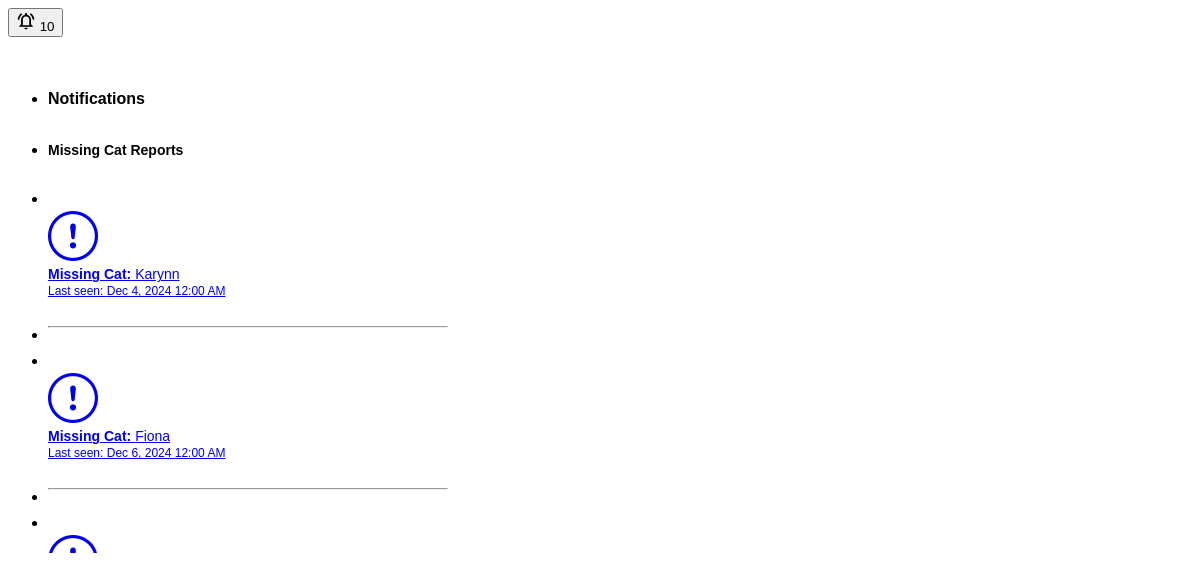
The app's page /2_User/UserFeatures/7_notifications.php with its own data.
### tables this page shows
CREATE TABLE `lost_reports` (
  `id` int(11) NOT NULL,
  `user_id` int(11) NOT NULL,
  `cat_name` varchar(255) NOT NULL,
  `breed` varchar(255) NOT NULL,
  `gender` enum('male','female','unknown') NOT NULL,
  `age` int(11) NOT NULL,
  `color` varchar(255) NOT NULL,
  `description` text NOT NULL,
  `last_seen_date` date NOT NULL,
  `last_seen_time` time DEFAULT NULL,
  `owner_name` varchar(255) NOT NULL,
  `phone_number` varchar(20) NOT NULL,
  `created_at` timestamp NOT NULL DEFAULT current_timestamp(),
  `last_seen_location` varchar(255) NOT NULL,
  `status` varchar(20) DEFAULT 'missing',
  `found_date` date DEFAULT NULL,
  `edited_at` timestamp NULL DEFAULT NULL
);

### 2_User/UserBackend/db.php (called while the page is built, shortened)
<?php
class Database {
    private $host = "localhost";
    private $username = "root";
    private $password = "";
    private $database = "purrsafe_db";
    protected $conn;
    public function __construct() {
        try {
            $this->conn = new mysqli(
                $this->host,
                $this->username,
                $this->password,
                $this->database
            );
            $this->conn->set_charset('utf8mb4');
        } catch (mysqli_sql_exception $e) {
            throw new Exception("Database connection failed: " . $e->getMessage());
        } catch (PDOException $e) {
            throw new Exception("PDO connection failed: " . $e->getMessage());
        }
    }
    public function getRecentMissingReports() {
        $query = "SELECT lr.id, lr.cat_name, lr.last_seen_date, lr.last_seen_time
                  FROM lost_reports lr
                  ORDER BY lr.created_at DESC
                  LIMIT 10";
        try {
            $stmt = $this->conn->prepare($query);
            $stmt->execute();
            $result = $stmt->get_result();
            return $result->fetch_all(MYSQLI_ASSOC);
        } catch (mysqli_sql_exception $e) {
            error_log("Error getting recent missing reports: " . $e->getMessage());
            return [];
        }
    }
    public function getFoundReportsForUser() {
        $userId = $_SESSION['user_id'];
        $query = "SELECT
                    fr.id,
                    'found_match' as type,
                    lr.cat_name,
                    fr.created_at as reported_date
                  FROM found_reports fr
                  JOIN lost_reports lr ON fr.report_id = lr.id
                  WHERE
                    (lr.user_id = ?) /* Someone found your lost cat */
                    OR
                    (fr.user_id = ?) /* You found someone's cat */
                  ORDER BY fr.created_at DESC
                  LIMIT 10";
        try {
            $stmt = $this->conn->prepare($query);
            $stmt->bind_param("ii", $userId, $userId);
            $stmt->execute();
            $result = $stmt->get_result();
            return $result->fetch_all(MYSQLI_ASSOC);
        } catch (mysqli_sql_exception $e) {
            error_log("Error getting found reports: " . $e->getMessage());
            return [];
        }
    }
}
$db = new Database();
?>

### 2_User/UserFeatures/7_notifications.php (the view, shortened to what this page needs)
<?php
require_once '../../2_User/UserBackend/db.php';
$missingReports = $db->getRecentMissingReports();
$foundReports = $db->getFoundReportsForUser();
?>
<!DOCTYPE html>
<html lang="en">
<head>
    <link rel="stylesheet" href="../../4_Styles/user_style.css">
    <link rel="stylesheet" href="https://cdnjs.cloudflare.com/ajax/libs/bootstrap-icons/1.10.0/font/bootstrap-icons.min.css">
</head>
<body>
    <div class="dropdown">
        <button class="btn btn-outline-secondary position-relative" type="button" id="notificationDropdown" data-bs-toggle="dropdown" aria-expanded="false">
            <img src="../../3_Images/notifications.png" alt="notifications" style="width: 20px;">
            <span class="position-absolute top-0 start-100 translate-middle badge rounded-pill bg-danger">
                <?php echo count($missingReports) + count($foundReports); ?>
            </span>
        </button>
        <ul class="dropdown-menu dropdown-menu-end notification-dropdown" aria-labelledby="notificationDropdown" style="width: 400px; max-height: 500px; overflow-y: auto;">
            <li><h6 class="dropdown-header" style="font-size: 16px; margin-bottom: 10px;">Notifications</h6></li>
            <?php if (!empty($missingReports)): ?>
                <li><h6 class="dropdown-header text-warning" style="font-size: 14px;">Missing Cat Reports</h6></li>
                <?php foreach ($missingReports as $report): ?>
                    <li>
                        <a class="dropdown-item notification-item" href="3.2_view_more.php?id=<?php echo $report['id']; ?>" style="font-size: 14px; padding: 10px 15px;">
                            <div class="d-flex align-items-center">
                                <div class="flex-shrink-0">
                                    <i class="bi bi-exclamation-circle text-warning notification-icon" style="font-size: 50px;"></i>
                                </div>
                                <div class="flex-grow-1 ms-2">
                                    <p class="notification-text" style="font-size: 14px; margin: 0;">
                                        <b>Missing Cat:</b> <?php echo htmlspecialchars($report['cat_name']); ?>
                                    </p>
                                    <small class="notification-time" style="font-size: 12px; line-height: 1.5;">
                                        Last seen: <?php echo date('M j, Y', strtotime($report['last_seen_date'])) . ' ' .
                                                       date('g:i A', strtotime($report['last_seen_time'])); ?>
                                    </small>
                                </div>
                            </div>
                        </a>
                    </li>
                    <li><hr class="dropdown-divider"></li>
                <?php endforeach; ?>
            <?php endif; ?>
        </ul>
    </div>
</body>
</html>

### 4_Styles/user_style.css (style rules this page uses)
body { font-family: 'Poppins', sans-serif; }
:root { --dashboard-blue: #2196F3; --dashboard-light-blue: #E3F2FD; --dashboard-hover-blue: #1976D2; }

### records on screen
lost_reports: cat_name "Karynn", last_seen_date "Dec 4, 2024", last_seen_time "12:00 AM"
lost_reports: cat_name "Fiona", last_seen_date "Dec 6, 2024", last_seen_time "12:00 AM"

### other values on screen
count($missingReports) + count($foundReports) "10"
